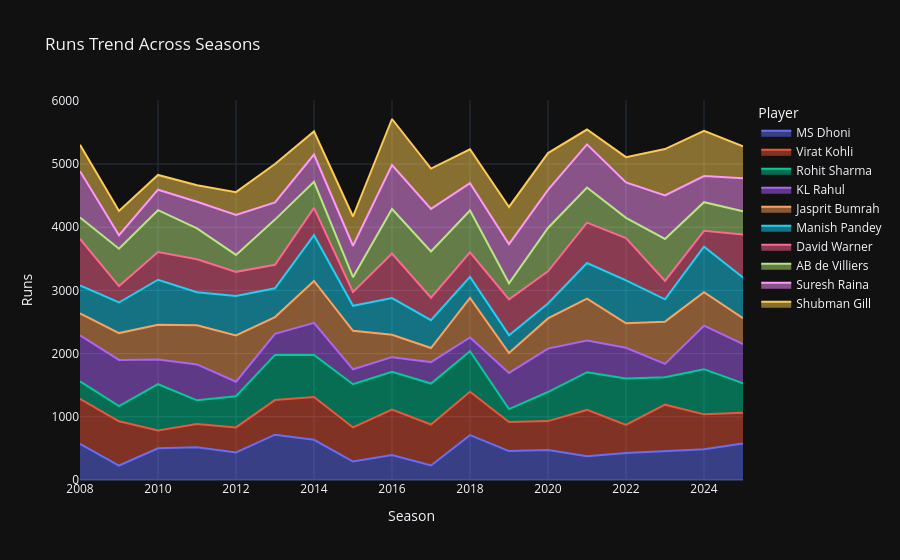

Notebook code for this chart:
### Code cell
fig = px.area(
    df,
    x="Season",
    y="Runs",
    color="Player",
    template="plotly_dark",
    title="Runs Trend Across Seasons"
)

fig.show()

### Figure 1 — Plotly figure (JSON) as saved in the notebook; plotly's stock layout.template omitted (floating-point values rounded to 4 significant figures)
{"data": [{"fillpattern": {"shape": ""}, "hovertemplate": "Player=MS Dhoni<br>Season=%{x}<br>Runs=%{y}<extra></extra>", "legendgroup": "MS Dhoni", "line": {"color": "#636efa"}, "marker": {"symbol": "circle"}, "mode": "lines", "name": "MS Dhoni", "orientation": "v", "showlegend": true, "stackgroup": "1", "type": "scatter", "x": [2008, 2009, 2010, 2011, 2012, 2013, 2014, 2015, 2016, 2017, 2018, 2019, 2020, 2021, 2022, 2023, 2024, 2025], "xaxis": "x", "y": [572, 229, 502, 519, 436, 717, 636, 292, 397, 230, 710, 458, 475, 377, 429, 460, 488, 578], "yaxis": "y"}, {"fillpattern": {"shape": ""}, "hovertemplate": "Player=Virat Kohli<br>Season=%{x}<br>Runs=%{y}<extra></extra>", "legendgroup": "Virat Kohli", "line": {"color": "#EF553B"}, "marker": {"symbol": "circle"}, "mode": "lines", "name": "Virat Kohli", "orientation": "v", "showlegend": true, "stackgroup": "1", "type": "scatter", "x": [2008, 2009, 2010, 2011, 2012, 2013, 2014, 2015, 2016, 2017, 2018, 2019, 2020, 2021, 2022, 2023, 2024, 2025], "xaxis": "x", "y": [711, 700, 280, 367, 396, 548, 677, 540, 718, 648, 686, 461, 457, 732, 444, 732, 551, 488], "yaxis": "y"}, {"fillpattern": {"shape": ""}, "hovertemplate": "Player=Rohit Sharma<br>Season=%{x}<br>Runs=%{y}<extra></extra>", "legendgroup": "Rohit Sharma", "line": {"color": "#00cc96"}, "marker": {"symbol": "circle"}, "mode": "lines", "name": "Rohit Sharma", "orientation": "v", "showlegend": true, "stackgroup": "1", "type": "scatter", "x": [2008, 2009, 2010, 2011, 2012, 2013, 2014, 2015, 2016, 2017, 2018, 2019, 2020, 2021, 2022, 2023, 2024, 2025], "xaxis": "x", "y": [277, 239, 734, 375, 493, 715, 665, 684, 599, 648, 643, 203, 460, 597, 732, 435, 715, 465], "yaxis": "y"}, {"fillpattern": {"shape": ""}, "hovertemplate": "Player=KL Rahul<br>Season=%{x}<br>Runs=%{y}<extra></extra>", "legendgroup": "KL Rahul", "line": {"color": "#ab63fa"}, "marker": {"symbol": "circle"}, "mode": "lines", "name": "KL Rahul", "orientation": "v", "showlegend": true, "stackgroup": "1", "type": "scatter", "x": [2008, 2009, 2010, 2011, 2012, 2013, 2014, 2015, 2016, 2017, 2018, 2019, 2020, 2021, 2022, 2023, 2024, 2025], "xaxis": "x", "y": [728, 732, 392, 568, 231, 333, 509, 236, 230, 340, 216, 572, 688, 501, 487, 211, 688, 621], "yaxis": "y"}, {"fillpattern": {"shape": ""}, "hovertemplate": "Player=Jasprit Bumrah<br>Season=%{x}<br>Runs=%{y}<extra></extra>", "legendgroup": "Jasprit Bumrah", "line": {"color": "#FFA15A"}, "marker": {"symbol": "circle"}, "mode": "lines", "name": "Jasprit Bumrah", "orientation": "v", "showlegend": true, "stackgroup": "1", "type": "scatter", "x": [2008, 2009, 2010, 2011, 2012, 2013, 2014, 2015, 2016, 2017, 2018, 2019, 2020, 2021, 2022, 2023, 2024, 2025], "xaxis": "x", "y": [349, 425, 547, 621, 733, 265, 663, 608, 355, 222, 626, 316, 477, 663, 387, 668, 531, 409], "yaxis": "y"}, {"fillpattern": {"shape": ""}, "hovertemplate": "Player=Manish Pandey<br>Season=%{x}<br>Runs=%{y}<extra></extra>", "legendgroup": "Manish Pandey", "line": {"color": "#19d3f3"}, "marker": {"symbol": "circle"}, "mode": "lines", "name": "Manish Pandey", "orientation": "v", "showlegend": true, "stackgroup": "1", "type": "scatter", "x": [2008, 2009, 2010, 2011, 2012, 2013, 2014, 2015, 2016, 2017, 2018, 2019, 2020, 2021, 2022, 2023, 2024, 2025], "xaxis": "x", "y": [441, 484, 714, 521, 623, 456, 724, 397, 581, 441, 333, 282, 236, 563, 681, 353, 719, 645], "yaxis": "y"}, {"fillpattern": {"shape": ""}, "hovertemplate": "Player=David Warner<br>Season=%{x}<br>Runs=%{y}<extra></extra>", "legendgroup": "David Warner", "line": {"color": "#FF6692"}, "marker": {"symbol": "circle"}, "mode": "lines", "name": "David Warner", "orientation": "v", "showlegend": true, "stackgroup": "1", "type": "scatter", "x": [2008, 2009, 2010, 2011, 2012, 2013, 2014, 2015, 2016, 2017, 2018, 2019, 2020, 2021, 2022, 2023, 2024, 2025], "xaxis": "x", "y": [739, 260, 438, 523, 382, 371, 432, 219, 704, 355, 390, 567, 510, 640, 667, 291, 252, 679], "yaxis": "y"}, {"fillpattern": {"shape": ""}, "hovertemplate": "Player=AB de Villiers<br>Season=%{x}<br>Runs=%{y}<extra></extra>", "legendgroup": "AB de Villiers", "line": {"color": "#B6E880"}, "marker": {"symbol": "circle"}, "mode": "lines", "name": "AB de Villiers", "orientation": "v", "showlegend": true, "stackgroup": "1", "type": "scatter", "x": [2008, 2009, 2010, 2011, 2012, 2013, 2014, 2015, 2016, 2017, 2018, 2019, 2020, 2021, 2022, 2023, 2024, 2025], "xaxis": "x", "y": [337, 592, 663, 489, 268, 716, 414, 234, 705, 733, 660, 255, 685, 556, 322, 665, 453, 368], "yaxis": "y"}, {"fillpattern": {"shape": ""}, "hovertemplate": "Player=Suresh Raina<br>Season=%{x}<br>Runs=%{y}<extra></extra>", "legendgroup": "Suresh Raina", "line": {"color": "#FF97FF"}, "marker": {"symbol": "circle"}, "mode": "lines", "name": "Suresh Raina", "orientation": "v", "showlegend": true, "stackgroup": "1", "type": "scatter", "x": [2008, 2009, 2010, 2011, 2012, 2013, 2014, 2015, 2016, 2017, 2018, 2019, 2020, 2021, 2022, 2023, 2024, 2025], "xaxis": "x", "y": [733, 212, 324, 421, 632, 272, 431, 497, 695, 673, 433, 618, 604, 683, 561, 689, 414, 521], "yaxis": "y"}, {"fillpattern": {"shape": ""}, "hovertemplate": "Player=Shubman Gill<br>Season=%{x}<br>Runs=%{y}<extra></extra>", "legendgroup": "Shubman Gill", "line": {"color": "#FECB52"}, "marker": {"symbol": "circle"}, "mode": "lines", "name": "Shubman Gill", "orientation": "v", "showlegend": true, "stackgroup": "1", "type": "scatter", "x": [2008, 2009, 2010, 2011, 2012, 2013, 2014, 2015, 2016, 2017, 2018, 2019, 2020, 2021, 2022, 2023, 2024, 2025], "xaxis": "x", "y": [418, 385, 234, 260, 361, 607, 365, 463, 729, 638, 537, 589, 582, 234, 399, 733, 713, 507], "yaxis": "y"}], "layout": {"legend": {"title": {"text": "Player"}, "tracegroupgap": 0}, "title": {"text": "Runs Trend Across Seasons"}, "xaxis": {"anchor": "y", "domain": [0, 1], "title": {"text": "Season"}}, "yaxis": {"anchor": "x", "domain": [0, 1], "title": {"text": "Runs"}}}}
